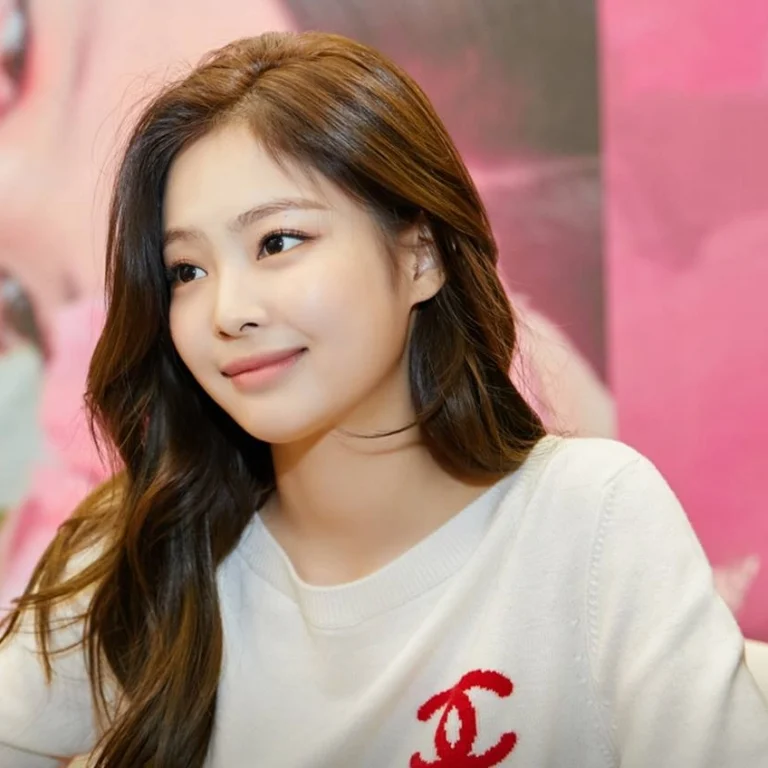
#> input picture OpenCV/data/jennie.jpg, 768 x 768 px
$ python resize_crop_padding.py
#> lines starting #> are read from the running program, lines starting #| are printed output that depends on the picture
import cv2
import numpy as np

img = cv2.imread('data/jennie.jpg')
#> img is the input picture: shape (768, 768, 3); mean B, G, R 129, 137, 174
# shape (768, 768, 3)

# resize
# theo kich thuoc co dinh
width = 800
height = 400
img_resized = cv2.resize(src=img, dsize=(width, height))
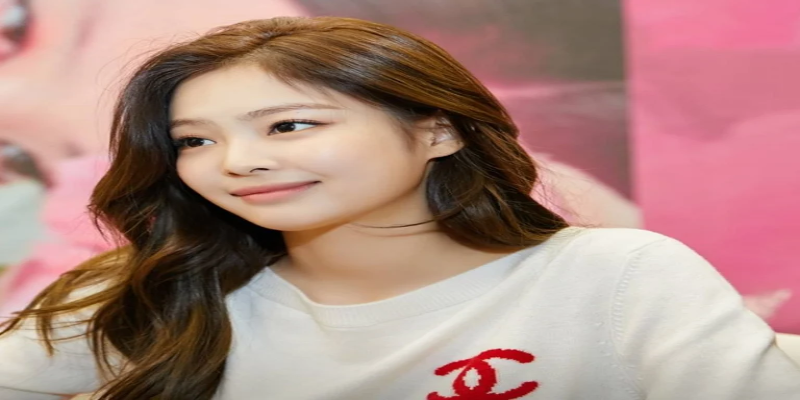
#> img_resized: shape (400, 800, 3); mean B, G, R 128.9, 137, 173.9
# rút gọn: cv2.resize(img, (width, height))
img_name = 'jennie_%dx%d.jpg' % (width, height)
cv2.imwrite('data/' + img_name, img_resized)

# theo ti le
fx = 0.5
fy = 1.0
img_resized = cv2.resize(src=img, dsize=None, fx=fx, fy=fy)
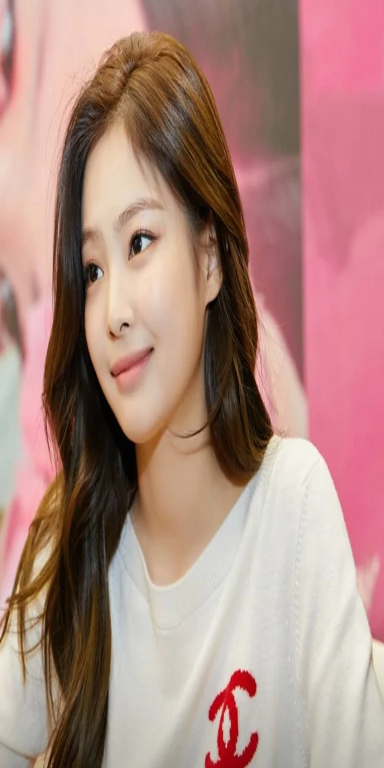
#> img_resized: shape (768, 384, 3); mean B, G, R 129.2, 137.2, 174.1
# muốn dùng theo tỉ lệ phải chỉ rõ: dsize=None và phải có tên tham số fx, fy
img_name = 'jennie_fx=%.1f_fy=%.1f.jpg' % (fx, fy)
cv2.imwrite('data/' + img_name, img_resized)

# crop image
img_crop = img[50:500, 100:500, :]
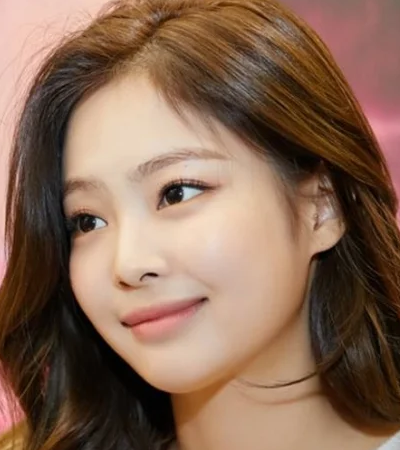
#> img_crop: shape (450, 400, 3); mean B, G, R 84.2, 104.1, 135.1
crop_name = 'jennie_crop.jpg'
cv2.imwrite('data/' + crop_name, img_crop)

# padding
img_pad = np.zeros([1068, 1068, 3])
img_pad += 100 # set background is grey
img_pad[150: 918, 150: 918] = img
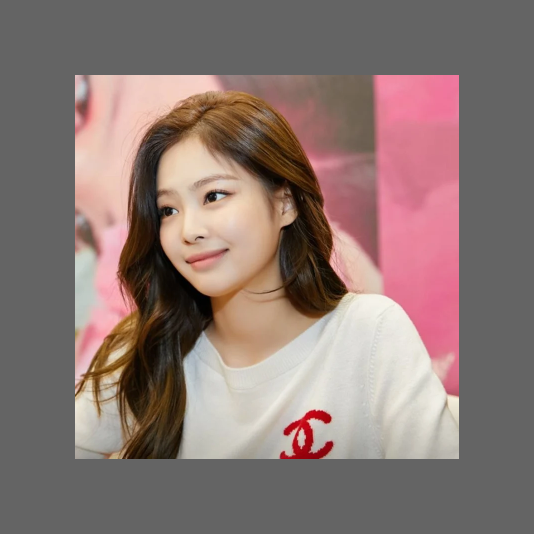
#> img_pad: shape (1068, 1068, 3) float64 (shown at 1/2 size); mean B, G, R 115, 119.2, 138.3

cv2.imwrite('data/jennie_padding.jpg', img_pad)
